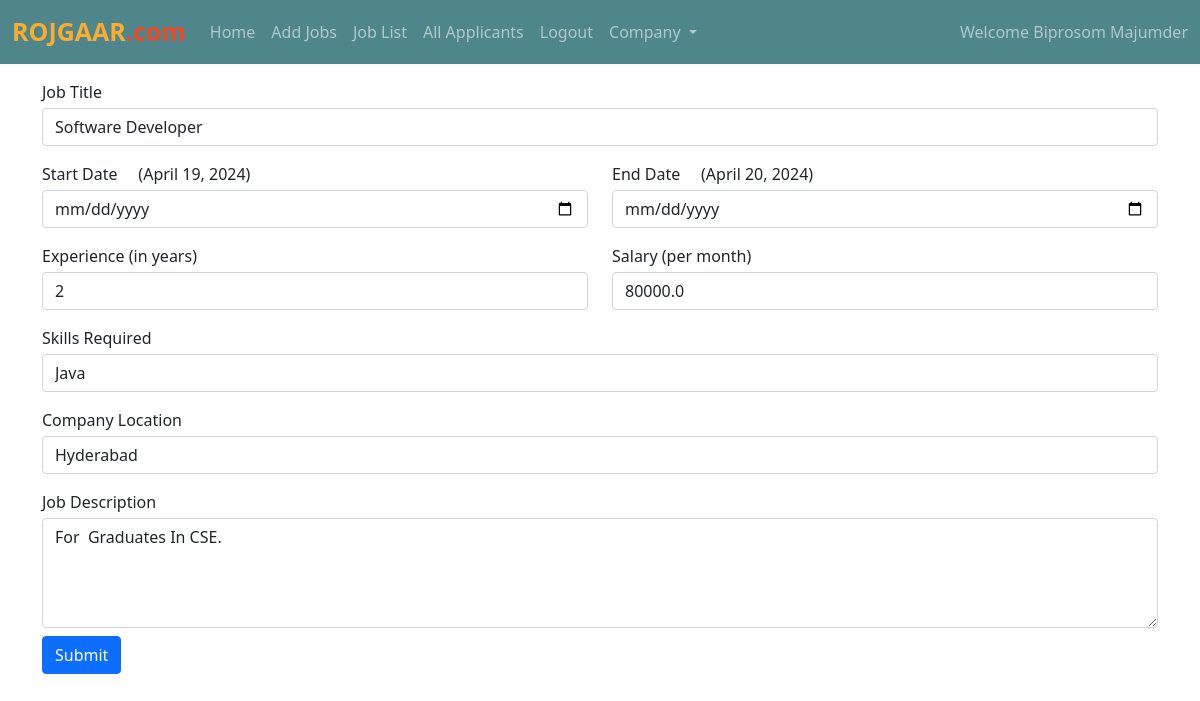
Page /edit_job/6/ (signed in) on the committed database.
### jobs/models.py (models this page shows, shortened)
class Job(models.Model):
    company = models.ForeignKey(Company, on_delete=models.CASCADE)
    start_date = models.DateField()
    end_date = models.DateField()
    title = models.CharField(max_length=200)
    salary = models.FloatField()
    image = models.ImageField(upload_to="")
    description = models.TextField(max_length=400)
    experience = models.CharField(max_length=100)
    location = models.CharField(max_length=100)
    skills = models.CharField(max_length=200)
    creation_date = models.DateField()

### jobs/views.py (the view, shortened to what this page needs)
# urls.py: path("edit_job/<int:myid>/", views.edit_job, name="edit_job"),
def edit_job(request, myid):
    if not request.user.is_authenticated:
        return redirect("/company_login")
    job = Job.objects.get(id=myid)
    return render(request, "edit_job.html", {'job':job})

### jobs/templates/edit_job.html (shortened to what this page needs)
{% extends 'company_navbar.html' %}
{% block body %}
<form class="container mt-3" method="POST" enctype="multipart/form-data">
    <div class="row">
        <div class="form-group col-md-12">
            <label>Job Title</label>
            <input type="text" class="form-control mt-1" name="job_title" id="job_title" value="{{job.title}}" required>
        </div>
    </div>
    <div class="row mt-3">
        <div class="form-group col-md-6">
            <label>Start Date</label>&nbsp;&nbsp;&nbsp;&nbsp;&nbsp;({{job.start_date}})
            <input type="date" class="form-control mt-1" name="start_date" id="start_date">
        </div>
        <div class="form-group col-md-6">
            <label>End Date</label>&nbsp;&nbsp;&nbsp;&nbsp;&nbsp;({{job.end_date}})
            <input type="date" class="form-control mt-1" name="end_date" id="end_date">
        </div>
    </div>
    <div class="row mt-3">
        <div class="form-group col-md-6">
            <label>Experience (in years)</label>
            <input type="text" class="form-control mt-1" name="experience" id="experience" value="{{job.experience}}" required>
        </div>
        <div class="form-group col-md-6">
            <label>Salary (per month)</label>
            <input type="tel" class="form-control mt-1" name="salary" id="salary" value="{{job.salary}}" required>
        </div>
    </div>
    <div class="row mt-3">
        <div class="form-group col-md-12">
            <label>Skills Required</label>
            <input type="text" class="form-control mt-1" name="skills" id="skills" value="{{job.skills}}" required>
        </div>
        </div>
    <div class="row mt-3">
        <div class="form-group col-md-12">
            <label>Company Location</label>
            <input type="text" class="form-control mt-1" name="location" id="location" value="{{job.location}}" required>
        </div>
    </div>
    <div class="row mt-3">
        <div class="form-group col-md-12">
            <label>Job Description</label>
            <textarea name="description" id="description" class="form-control mt-1" cols="30" rows="4" required>{{job.description}}</textarea>
        </div>
    </div>
<input type="submit" value="Submit" class="btn btn-primary mt-2">
</form>
{% endblock %}

### jobs/templates/company_navbar.html (shortened to what this page needs)
<!doctype html>
<html lang="en">
<head>
  <link href="https://cdn.jsdelivr.net/npm/bootstrap@5.0.2/dist/css/bootstrap.min.css" rel="stylesheet"
>
  <link rel="stylesheet" href="https://cdnjs.cloudflare.com/ajax/libs/font-awesome/5.15.3/css/all.min.css">
</head>
<body>
  <nav class="navbar navbar-expand-lg navbar-dark sticky-top">
    <div class="container-fluid">
      <a class="navbar-brand" href="/"><span class="head1">ROJGAAR</span><span class="head2">.com</span></a>
      <div class="collapse navbar-collapse" id="navbarSupportedContent">
        <ul class="navbar-nav me-auto mb-2 mb-lg-0">
          <li class="nav-item">
            <a class="nav-link {% block home %}{% endblock %}" aria-current="page" href="/company_homepage/">Home</a>
          </li>
          <li class="nav-item">
            <a class="nav-link {% block add_job %} {% endblock %}" aria-current="page" href="/add_job/">Add Jobs</a>
          </li>
          <li class="nav-item">
            <a class="nav-link {% block job_list %}{% endblock %}" href="/job_list/">Job List</a>
          </li>
          <li class="nav-item">
            <a class="nav-link {% block all_applicants %}{% endblock %}" href="/all_applicants/">All Applicants</a>
          </li>
            <li class="nav-item">
            <a class="nav-link" href="/logout/">Logout</a>
          </li>
          <li class="nav-item dropdown">
            <a class="nav-link dropdown-toggle" href="#" id="navbarDropdown" role="button" data-bs-toggle="dropdown"
              aria-expanded="false">
              Company
            </a>
          </li>
        </ul>
        <span class="navbar-text">
          Welcome {{request.user.get_full_name}}
        </span>
      </div>
    </div>
  </nav>
  {% block body %}
  {% endblock %}
</body>
</html>

### jobs/templates/company_navbar.html (style rules this page uses)
.navbar { background-color: #4f868c; }
.head1 { color: #FBAD30; font-size: 25px; font-weight: bold; height: 50px; }
.head2 { color: #EF4926; font-size: 25px; font-weight: bold; }

### rows in the picture
Job: job_title "Software Developer", start_date "April 19, 2024", end_date "April 20, 2024", experience "2", salary "80000.0", skills "Java", location "Hyderabad", description "For Graduates In CSE."

### other values in the picture
{{ request.user.get_full_name }} "Biprosom Majumder"
